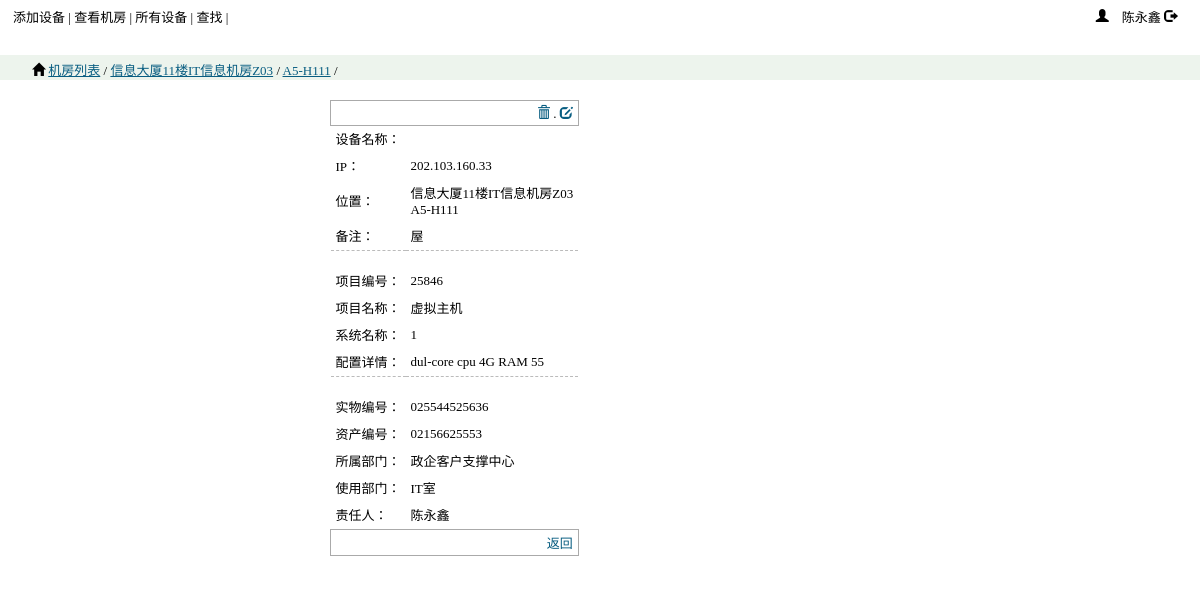
/devview.php?id=2, run on the app's committed database.
### tables this page shows
CREATE TABLE IF NOT EXISTS `device_manage` (
  `id` int(11) NOT NULL AUTO_INCREMENT,
  `adddate` date DEFAULT NULL,
  `updatedate` date DEFAULT NULL,
  `room` int(11) DEFAULT NULL,
  `position` varchar(10) DEFAULT NULL,
  `status` varchar(10) DEFAULT NULL,
  `ip` varchar(100) DEFAULT NULL,
  `devname` tinytext,
  `sysname` tinytext,
  `detail` tinytext,
  `projnum` varchar(30) DEFAULT NULL,
  `projname` tinytext,
  `assetnum` varchar(30) DEFAULT NULL,
  `objnum` varchar(30) DEFAULT NULL,
  `memo` tinytext,
  `belongdep` varchar(60) DEFAULT NULL,
  `usingdep` varchar(60) DEFAULT NULL,
  `manager` varchar(8) DEFAULT NULL,
  PRIMARY KEY (`id`)
);

CREATE TABLE IF NOT EXISTS `device_room` (
  `id` int(11) NOT NULL AUTO_INCREMENT,
  `adddate` date DEFAULT NULL,
  `roomname` varchar(50) DEFAULT NULL,
  `shelfrows` tinyint(4) DEFAULT NULL,
  `shelfcols` tinyint(4) DEFAULT NULL,
  `devsum` int(11) DEFAULT NULL,
  PRIMARY KEY (`id`)
);

### devview.php (the view, shortened to what this page needs)
<?php
require("header.php");
require("dbconn.php");
$tblname="device_manage";
$devid=isset($_GET['id'])?$_GET['id']:0;
if(isset($_GET['po']))
{
    $position=$_GET['po'];
}else{
    $position="0000";
}
$sql="SELECT device_manage.*,device_room.roomname FROM ".$tblname." INNER JOIN device_room ON device_manage.room=device_room.id"
    ." WHERE device_manage.id='$devid'";
$dev_pdostmt=$dbh->query($sql);
$devinfo=$dev_pdostmt->fetch(PDO::FETCH_ASSOC);
$room_url="roomview.php?r=".$devinfo['room'];
$shelf_url="shelfview.php?r=".$devinfo['room']."&po=".$devinfo['position'];
$edit_url="devedit.php?po=".$position."&id=".$devinfo['id'];
$del_url="devdel.php?po=".$position."&id=".$devinfo['id'];
echo "<div class=\"breadcrumb\"><span class=\"glyphicon glyphicon-home\"></span> <a href=\"roomlist.php\">机房列表</a> / "
            ."<a href=\"".$room_url."\">".$devinfo['roomname']
            ."</a> / <a href=\"".$shelf_url."\">".$devinfo['position']."</a> / ".$devinfo['devname']."</div>";
echo "<div class=\"container\">";
echo "<div class=\"devdetail\">";
echo "<table>";
echo "<tr><th colspan=\"2\" ><a title=\"删除\" href=\"javascript:if(confirm('确实要删除吗?'))location='".$del_url
         ."'\"> <span class=\"glyphicon glyphicon-trash\"></span></a> . <a  title=\"编辑\" href=\"".$edit_url
         ."\"> <span class=\"glyphicon glyphicon-edit\"></span></a></th></tr>";
echo "<tr><td>设备名称：</td><td>".$devinfo['devname']."</td></tr>";
echo "<tr><td>IP：</td><td>".$devinfo['ip']."</td></tr>";
echo "<tr><td>位置：</td><td>".$devinfo['roomname']."<br />".$devinfo['position']."</td></tr>";
echo "<tr><td>备注：</td><td>".$devinfo['memo']."</td></tr>";
echo "<tr><td  class=\"altblock\">项目编号：</td><td  class=\"altblock\">".$devinfo['projnum']."</td></tr>";
echo "<tr><td>项目名称：</td><td>".$devinfo['projname']."</td></tr>";
echo "<tr><td>系统名称：</td><td>".$devinfo['sysname']."</td></tr>";
echo "<tr><td>配置详情：</td><td>".$devinfo['detail']."</td></tr>";
echo "<tr><td  class=\"altblock\">实物编号：</td><td  class=\"altblock\">".$devinfo['objnum']."</td></tr>";
echo "<tr><td>资产编号：</td><td>".$devinfo['assetnum']."</td></tr>";
echo "<tr><td>所属部门：</td><td>".$devinfo['belongdep']."</td></tr>";
echo "<tr><td>使用部门：</td><td>".$devinfo['usingdep']."</td></tr>";
echo "<tr><td>责任人：</td><td>".$devinfo['manager']."</td></tr>";
echo "<tr><th colspan=\"2\" ><a href=\"".$shelf_url."\">返回</a></th></tr>";
echo "</table>";
echo "</div>";
?>
</div>
</body>
</html>

### css/ccbt.css (style rules this page uses)
body { margin: 0; font-size: 13px; }
.breadcrumb { height: 15px; margin: 5px 0 5px 0; padding: 5px 5px 5px 32px; background: #EDF4ED; }
.breadcrumb a { font-weight: normal; color: #085D81; }
.container { margin:0 auto; width: 980px; padding: 5px 10px; background: #fff; }
.container table,tr,td,th { font-size:100%; border-collapse: collapse; border: solid 1px #aaa; padding:3px 5px 3px 5px; margin:10px 10px 10px 10px; }
.container table a { text-decoration: none; color: #085D81; }
.devdetail { margin: 0 10px 0 210px; }
.devdetail table { border:none; margin:10px 10px 10px 10px; }
.devdetail table th { text-align:right; font-weight: normal; }
.devdetail table tr { border: none; padding:3px 5px 5px 5px; }
.devdetail table td { border: none; padding:3px 5px 5px 5px; }
.devdetail table td.altblock { border-top: dashed 1px #bbb; padding-top: 20px; }
.glyphicon { position: relative; top: 1px; display: inline-block; font-family: 'Glyphicons Halflings'; -webkit-font-smoothing: antialiased; font-style: normal; font-weight: normal; line-height: 1; }
.glyphicon-trash:before { content: "\e020"; }
.glyphicon-home:before { content: "\e021"; }
.glyphicon-edit:before { content: "\e065"; }

### data on the page
device_manage: device_room.roomname "信息大厦11楼IT信息机房Z03", position "A5-H111", ip "202.103.160.33", memo "屋", projnum "25846", projname "虚拟主机", sysname "1", detail "dul-core cpu 4G RAM 55", objnum "025544525636", assetnum "02156625553", belongdep "政企客户支撑中心", usingdep "IT室", manager "陈永鑫"
